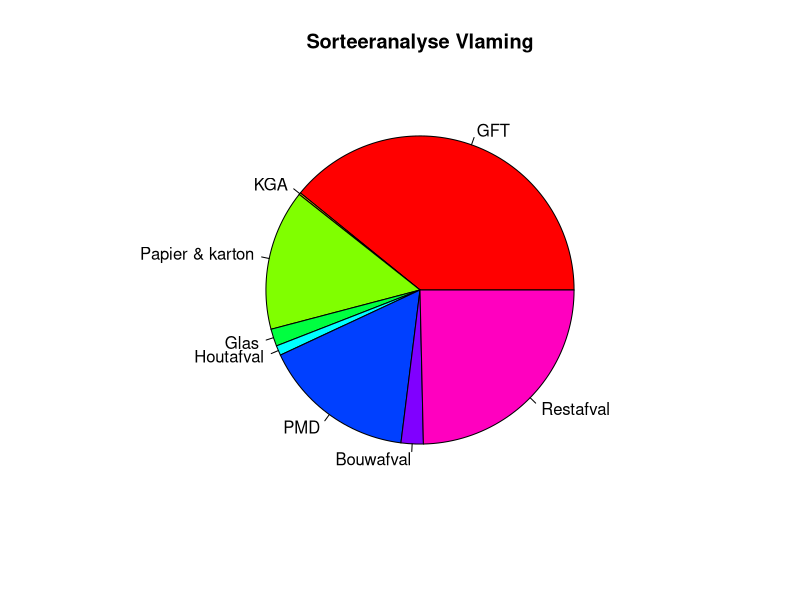
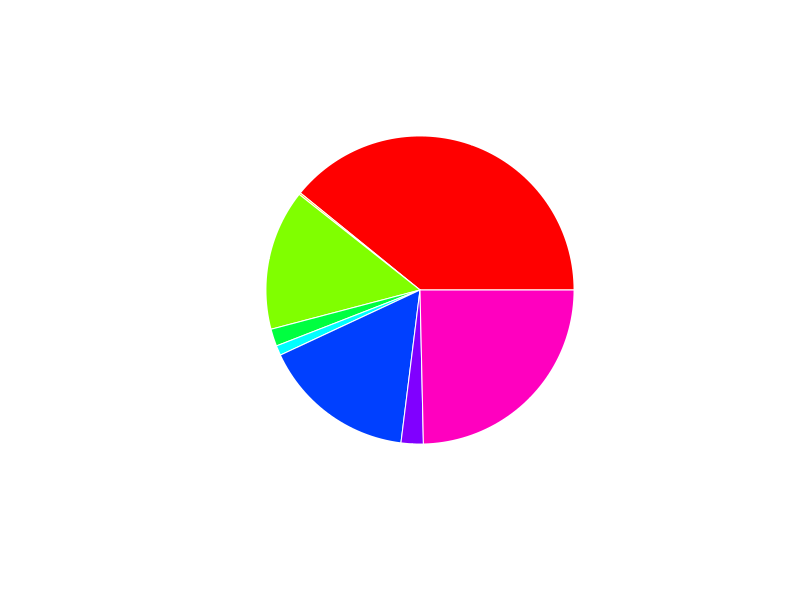

The R script that drew these images, in order:
# Afvaldata verzameld door OVAM
fracties <- c("GFT", "KGA", "Papier & karton", "Glas", "Houtafval", "PMD", "Bouwafval", "Restafval")
afval <- c(46.26, 0.23, 17.43, 2.14, 1.22, 19,  2.75)

# Geef nu een antwoord op de vragen
# Bepaal de hoeveelheid restafval
restafval <- 118.15 - sum(afval)
afval <- c(afval, restafval)

res <- 300
# Plot
png("plot.png",
    res = res,
    width = 480 / 72 * res,
    height = 480 / 72 * res,
    antialias = "none")
par(bg = NA)
par(fg = "black")
pie(afval,
    main = "Sorteeranalyse Vlaming",
    labels = fracties,
    col = rainbow(length(afval)))
dev.off()

# Plot
png("plot_dark.png",
    res = res,
    width = 480 / 72 * res,
    height = 480 / 72 * res,
    antialias = "none")
par(bg = NA)
par(fg = "white")
pie(afval,
    main = "Sorteeranalyse Vlaming",
    labels = fracties,
    col = rainbow(length(afval)),
    border = "white",
    col.main = "white",
    col.lab = "white",
    col.axis = "white" )

dev.off()